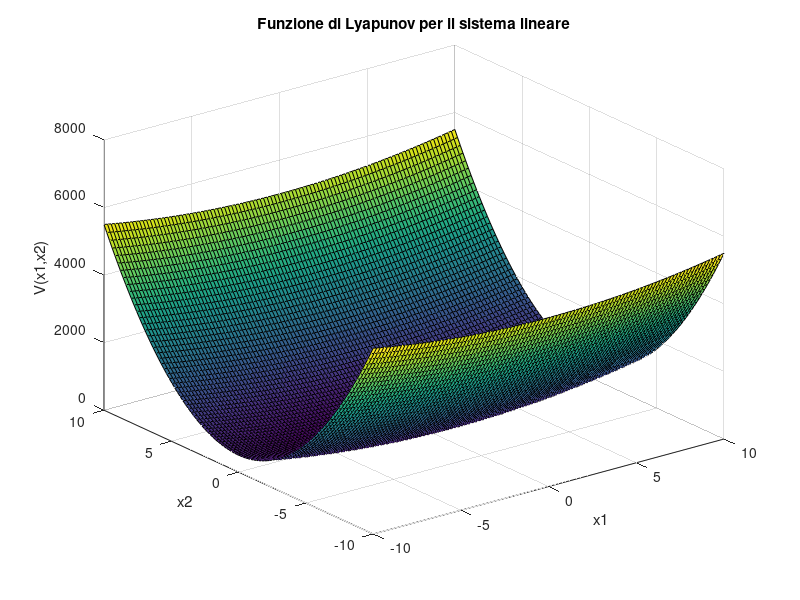

Write the MATLAB code that produced this figure. (Note: this script raises an error after producing the figure.)
%Analisi di stabilità del sistema lineare e non lineare
%massa-molla-smorzatore
close all;
clear all;
clc;

%1°caso lineare 
%Definizione parametri 

k = 10; %coefficiente di rigidità 
m = 100; %massa
b = 50; %coefficiente di smorzamento 


%Verifica della stabilità 
A = [0 1 ; -k/m -b/m];
lambda = eig(A);
disp("Autovalori del sistema lineare: ");
disp(lambda);


%Funzione di Lyapunov 
V = @(x1,x2) 0.5*k*(x1.^2) + 0.5*m*(x2.^2);

%variabili del sistema
x1 = linspace(-10,10,100);
x2 = linspace(-10,10,100);

[X1,X2] = meshgrid(x1,x2);

Z = V(X1,X2);

%Crea il grafico 3D
figure;
surf(x1, x2, Z);  % Usa surf per un grafico 3D con superfici colorate

% Aggiungi etichette agli assi e un titolo
zlim([0,8000]);
xlabel('x1');
ylabel('x2');
zlabel('V(x1,x2)');
title('Funzione di Lyapunov per il sistema lineare');

%Definizione matrice P 
P = [0.5*k 0 ; 0 0.5*m];
%Calcolo degli autovalori di P 
lambda_min = eigs(P,1,"smallestabs");
lambda_max = eigs(P,1,"largestabs");

%Definizione di delta,eps,beta 
eps = 1;
beta = lambda_min*eps^2;
delta = sqrt(lambda_min/lambda_max);

%------------------------------------------------------
%Plot dell'evoluzione dello stato 
% Definizione del sistema
sys_lineare = @(t, x) [x(2); -(b/m)*x(2) - (k/m)*x(1)];

% Condizioni iniziali (x1, x2)
condizioni_iniziali = [
    0.25, 0;    % Condizione iniziale 1
    0.5, 0.25;    % Condizione iniziale 2
    0.5, 0;    % Condizione iniziale 3
    0, 0.5;    % Condizione iniziale 4
    -0.5, +0.5;   % Condizione iniziale 5
    0, -0.5;   % Condizione iniziale 6
    -0.25, -0.25;   % Condizione iniziale 7
    0.5, -0.25    % Condizione iniziale 8
];

% Intervallo di tempo per la simulazione
tspan = [0 15];  % Da t = 0 a t = 15

% Array per memorizzare le traiettorie
traiettorie = cell(size(condizioni_iniziali, 1), 1);

% Risoluzione del sistema per ogni condizione iniziale
for i = 1:size(condizioni_iniziali, 1)
    [t, x] = ode45(sys_lineare, tspan, condizioni_iniziali(i, :));
    traiettorie{i} = x;  % Memorizza la traiettoria
end

% Creazione del grafico delle traiettorie
figure;
hold on;
for i = 1:length(traiettorie)
    plot(traiettorie{i}(:, 1), traiettorie{i}(:, 2), 'LineWidth', 2);  % Traiettoria i-esima
end
xlabel('x1');
ylabel('x2');
xlim([-1.25,1.25]);
ylim([-1,1]);
title('Traiettorie del sistema massa-molla-smorzatore lineare');
grid on;

% Creazione delle circonferenze
theta = linspace(0, 2*pi, 100);  % Angoli per disegnare le circonferenze

%Circonferenza epsilon
x_circle_epsilon = eps * cos(theta);
y_circle_epsilon = eps * sin(theta);

%Circonferenza delta
x_circle_delta = delta * cos(theta);
y_circle_delta = delta * sin(theta);

%Elisse di semiassi delta ed epsilon 
x_ellisse = delta * cos(theta);
y_ellisse = eps * sin(theta);


% Plot delle circonferenze
plot(x_circle_epsilon, y_circle_epsilon, 'g', 'LineWidth', 1.5);  % Circonferenza epsilon
plot(x_circle_delta, y_circle_delta, 'r', 'LineWidth', 1.5);      % Circonferenza delta
plot(x_ellisse,y_ellisse,'b','LineWidth',1.5);                    % Ellisse delta-epsilon


%Plot delle condizioni iniziali 
for i = 1:size(condizioni_iniziali, 1)
    plot(condizioni_iniziali(i, 1), condizioni_iniziali(i, 2), 'ko', ...
         'MarkerSize', 5, 'LineWidth', 2, 'MarkerFaceColor', 'black');
end

hold off;

%----------------------------

%2°caso non lineare
%Definizione dei parametri 

k1 = 10; %coefficiente di rigidità lineare
k2 = 1; %coefficiente di rigidità non lineare
m = 100; %massa
b1 = 50; %coefficiente di smorzamento lineare
b2 = 5; %coefficiente di smorzamento non lineare

%Funzione di Lyapunov 
V = @(x1,x2) 0.5*m*(x2.^2) + 0.5*k1*(x1.^2) + 0.25*k2*(x1.^2);

%Calcolo intersezioni con gli assi 
A = @(C) sqrt(((-0.5*k1) + sqrt((0.25*k1^2)+k2*C))/0.5*k2);
B = @(C) sqrt(2*C/m);

%Curva di livello 
C = 5; %energia
A_calc = A(C);
B_calc = B(C);

%calcolo di eps e delta 
eps = max(A_calc,B_calc);
delta= min(A_calc,B_calc);


%Rapporto tra eps e delta per grafico
C = linspace(0,10,10);
E = A(C);
D = B(C);
eps_delta_rapp = D./E;
eps_delta_rapp(1) = eps_delta_rapp(2);

figure;

plot(C,E,'r', 'LineWidth',1);
hold on;
plot(C,D,'b', 'LineWidth',1);
hold on;
plot(C,eps_delta_rapp,'g','LineWidth',1);
grid on;
legend('eps(C)', 'delta(C)', 'delta/eps(C)'); 
title('Rapporto delta e epsilon'); 
hold off;

%------------------------------------------------------
%Plot dell'evoluzione dello stato 
% Definizione del sistema
sys_non_lineare_1 = @(t, x) [x(2); -(k1/m)*x(2)-(k2/m)*(x(1).^3)-(b1/m)*(x(2).^3)-(b2/m)*x(1)];

% Intervallo di tempo per la simulazione
tspan = [0 60];  % Da t = 0 a t = 15 

% Risoluzione del sistema per ogni condizione iniziale
for i = 1:size(condizioni_iniziali, 1)
    [t, x] = ode45(sys_non_lineare_1, tspan, condizioni_iniziali(i, :));
    traiettorie{i} = x;  % Memorizza la traiettoria
end

% Creazione del grafico delle traiettorie
figure;
hold on;
for i = 1:length(traiettorie)
    plot(traiettorie{i}(:, 1), traiettorie{i}(:, 2), 'LineWidth', 2);  % Traiettoria i-esima
end
xlabel('x1');
ylabel('x2');
xlim([-1.35,1.35]);
ylim([-1,1]);
title('Traiettorie del sistema massa-molla-smorzatore non lineare CASO 1');
grid on;

% Creazione delle circonferenze
theta = linspace(0, 2*pi, 100);  % Angoli per disegnare le circonferenze

%Circonferenza epsilon
x_circle_epsilon = eps * cos(theta);
y_circle_epsilon = eps * sin(theta);

%Circonferenza delta
x_circle_delta = delta * cos(theta);
y_circle_delta = delta * sin(theta);

%Elisse di semiassi delta ed epsilon 
x_ellisse = eps * cos(theta);
y_ellisse = delta * sin(theta);


% Plot delle circonferenze
plot(x_circle_epsilon, y_circle_epsilon, 'g', 'LineWidth', 1.5);  % Circonferenza epsilon
plot(x_circle_delta, y_circle_delta, 'r', 'LineWidth', 1.5);      % Circonferenza delta
plot(x_ellisse,y_ellisse,'b','LineWidth',1.5);                    % Ellisse delta-epsilon


%Plot delle condizioni iniziali 
for i = 1:size(condizioni_iniziali, 1)
    plot(condizioni_iniziali(i, 1), condizioni_iniziali(i, 2), 'ko', ...
         'MarkerSize', 5, 'LineWidth', 2, 'MarkerFaceColor', 'black');
end

%----------------------------

%3°caso non lineare
%Definizione dei parametri 

k1 = 10; %coefficiente di rigidità lineare
k2 = 1; %coefficiente di rigidità non lineare
m = 100; %massa
b1 = 50; %coefficiente di smorzamento lineare
b2 = 5; %coefficiente di smorzamento non lineare

%Funzione di Lyapunov 
V = @(x1,x2) 0.5*m*(x2.^2) + 0.5*k1*(x1.^2) - 0.25*k2*(x1.^4);

%-------------BEGIN PLOT FUNZIONE LYAPUNOV----------------------

%variabili del sistema
x1 = linspace(-5,5,100);
x2 = linspace(-5,5,100);

[X1,X2] = meshgrid(x1,x2);

Z = V(X1,X2);

%Crea il grafico 3D
figure;
surf(x1, x2, Z);  % Usa surf per un grafico 3D con superfici colorate

% Aggiungi etichette agli assi e un titolo
zlim([-200,1400]);
xlabel('x1');
ylabel('x2');
zlabel('V(x1,x2)');
title('Funzione di Lyapunov per il sistema non lineare');

%-----------END PLOT FUNZIONE LYAPUNOV-----------------------

%Calcolo intersezioni con gli assi 
A = sqrt(k1/k2);
B = k1/sqrt(2*k2*m);

%Curva di livello 
C = (0.25*k1^2)/k2; %energia


%calcolo di eps e delta 
eps = max(A,B);
delta= min(A,B);


%------------------------------------------------------
%Plot dell'evoluzione dello stato 
% Definizione del sistema
sys_non_lineare_2 = @(t, x) [x(2); -(k1/m)*x(1)+(k2/m)*(x(1).^3)-(b1/m)*x(2)-(b2/m)*(x(2).^3)];

% Intervallo di tempo per la simulazione
tspan = [0 60];  % Da t = 0 a t = 15 

% Condizioni iniziali (x1, x2)
condizioni_iniziali = [
    0.25, 1;    % Condizione iniziale 1
    2, 0.5;    % Condizione iniziale 2
    0.75, 0.75;    % Condizione iniziale 3
    0, 0.5;    % Condizione iniziale 4
    -2, +0.5;   % Condizione iniziale 5
    0, -0.5;   % Condizione iniziale 6
    -2, 1;   % Condizione iniziale 7
    -1, -0.25    % Condizione iniziale 8
];

% Risoluzione del sistema per ogni condizione iniziale
for i = 1:size(condizioni_iniziali, 1)
    [t, x] = ode45(sys_non_lineare_2, tspan, condizioni_iniziali(i, :));
    traiettorie{i} = x;  % Memorizza la traiettoria
end

% Creazione del grafico delle traiettorie
figure;
hold on;
for i = 1:length(traiettorie)
    plot(traiettorie{i}(:, 1), traiettorie{i}(:, 2), 'LineWidth', 2);  % Traiettoria i-esima
end
xlabel('x1');
ylabel('x2');
xlim([-5,5]);
ylim([-5,5]);
title('Traiettorie del sistema massa-molla-smorzatore non lineare CASO 2');
grid on;

% Creazione delle circonferenze
theta = linspace(0, 2*pi, 100);  % Angoli per disegnare le circonferenze

%Circonferenza epsilon
x_circle_epsilon = eps * cos(theta);
y_circle_epsilon = eps * sin(theta);

%Circonferenza delta
x_circle_delta = delta * cos(theta);
y_circle_delta = delta * sin(theta);


% Plot delle circonferenze
plot(x_circle_epsilon, y_circle_epsilon, 'g', 'LineWidth', 1.5);  % Circonferenza epsilon
plot(x_circle_delta, y_circle_delta, 'r', 'LineWidth', 1.5);      % Circonferenza delta


%Plot delle condizioni iniziali 
for i = 1:size(condizioni_iniziali, 1)
    plot(condizioni_iniziali(i, 1), condizioni_iniziali(i, 2), 'ko', ...
         'MarkerSize', 5, 'LineWidth', 2, 'MarkerFaceColor', 'black');
end

%Plot linee verticali 
xline(A,'--',"LineWidth",1.5,"Color",'r');
xline(-A,'--',"LineWidth",1.5,"Color",'r');



%Coordinate
x_eq_1 = [-5, -A, 0, A , 5];
y_eq_1 = [-1, 0, B, 0,-1];
x_eq_2 = [-5, -A, 0, A , 5];
y_eq_2 = [1, 0, -B, 0, 1];

%Creazione spline
x_interp1 = linspace(min(x_eq_1), max(x_eq_1), 100);  % 100 punti interpolati
y_interp1 = interp1(x_eq_1, y_eq_1, x_interp1, 'spline');  % Interpolazione spline
x_interp2 = linspace(min(x_eq_2), max(x_eq_2), 100);  % 100 punti interpolati
y_interp2 = interp1(x_eq_2, y_eq_2, x_interp2, 'spline');  % Interpolazione spline

%Plot curva interpolata 1
plot(x_interp1, y_interp1, 'b', 'LineWidth', 2);  % Curva interpolata


%Aggiunta del testo per evidenziare livello di energia curva 1
for i = 1:length(x_eq_1)
    text(x_eq_1(i), y_eq_1(i)+0.25, "25", ...
         'HorizontalAlignment', 'center', 'FontSize', 8, 'Color', 'k');
end

%Plot curva interpolata 2
plot(x_interp2, y_interp2, 'b', 'LineWidth', 2);  % Curva interpolata

%Aggiunta del testo per evidenziare livello di energia curva 1
for i = 1:length(x_eq_2)
    text(x_eq_2(i), y_eq_2(i)-0.25, "25", ...
         'HorizontalAlignment', 'center', 'FontSize', 8, 'Color', 'k');
end


%----------------------------

%4°caso non lineare
%Definizione dei parametri 

k1 = 10; %coefficiente di rigidità lineare
k2 = 1; %coefficiente di rigidità non lineare
m = 100; %massa
b1 = 50; %coefficiente di smorzamento lineare
b2 = 5; %coefficiente di smorzamento non lineare

%Funzione di Lyapunov 
V = @(x1,x2) 0.5*m*(x2.^2) + 0.5*k1*(x1.^2) - 0.25*k2*(x1.^4);

%-------------BEGIN PLOT FUNZIONE LYAPUNOV----------------------

%variabili del sistema
x1 = linspace(-5,5,100);
x2 = linspace(-5,5,100);

[X1,X2] = meshgrid(x1,x2);

Z = V(X1,X2);

%Crea il grafico 3D
figure;
surf(x1, x2, Z);  % Usa surf per un grafico 3D con superfici colorate

% Aggiungi etichette agli assi e un titolo
zlim([-200,1400]);
xlabel('x1');
ylabel('x2');
zlabel('V(x1,x2)');
title('Funzione di Lyapunov per il sistema non lineare');

%-----------END PLOT FUNZIONE LYAPUNOV-----------------------

%Calcolo intersezioni con gli assi 
A = sqrt(k1/k2);
B = k1/sqrt(2*k2*m);

%Curva di livello 
C = (0.25*k1^2)/k2; %energia


%calcolo di eps e delta 
eps = max(A,B);
delta= min(A,B);


%------------------------------------------------------
%Plot dell'evoluzione dello stato 
% Definizione del sistema
sys_non_lineare_3 = @(t, x) [x(2); -(k1/m)*x(1)+(k2/m)*(x(1).^3)-(b1/m)*x(2)+(b2/m)*(x(2).^3)];

% Intervallo di tempo per la simulazione
tspan = [0 60];  % Da t = 0 a t = 15 

% Condizioni iniziali (x1, x2)
condizioni_iniziali = [
    0.25, 1;    % Condizione iniziale 1
    2, 0.5;    % Condizione iniziale 2
    0.75, 0.75;    % Condizione iniziale 3
    0, 0.5;    % Condizione iniziale 4
    -2, +0.5;   % Condizione iniziale 5
    0, -0.5;   % Condizione iniziale 6
    -2, 1;   % Condizione iniziale 7
    -1, -0.25    % Condizione iniziale 8
];

% Risoluzione del sistema per ogni condizione iniziale
for i = 1:size(condizioni_iniziali, 1)
    [t, x] = ode45(sys_non_lineare_3, tspan, condizioni_iniziali(i, :));
    traiettorie{i} = x;  % Memorizza la traiettoria
end

% Creazione del grafico delle traiettorie
figure;
hold on;
for i = 1:length(traiettorie)
    plot(traiettorie{i}(:, 1), traiettorie{i}(:, 2), 'LineWidth', 2);  % Traiettoria i-esima
end
xlabel('x1');
ylabel('x2');
xlim([-5,5]);
ylim([-5,5]);
title('Traiettorie del sistema massa-molla-smorzatore non lineare CASO 3');
grid on;

% Creazione delle circonferenze
theta = linspace(0, 2*pi, 100);  % Angoli per disegnare le circonferenze

%Circonferenza epsilon
x_circle_epsilon = eps * cos(theta);
y_circle_epsilon = eps * sin(theta);

%Circonferenza delta
x_circle_delta = delta * cos(theta);
y_circle_delta = delta * sin(theta);


% Plot delle circonferenze
plot(x_circle_epsilon, y_circle_epsilon, 'g', 'LineWidth', 1.5);  % Circonferenza epsilon
plot(x_circle_delta, y_circle_delta, 'r', 'LineWidth', 1.5);      % Circonferenza delta


%Plot delle condizioni iniziali 
for i = 1:size(condizioni_iniziali, 1)
    plot(condizioni_iniziali(i, 1), condizioni_iniziali(i, 2), 'ko', ...
         'MarkerSize', 5, 'LineWidth', 2, 'MarkerFaceColor', 'black');
end


%Definizione vertici 
x_vertex = [-A, A, A, -A ,-A];
y_vertex = [A, A, -A, -A, A];

%Plot area in cui è valida la condizione di LaSalle 
plot(x_vertex, y_vertex, 'r--', 'LineWidth', 2);  % Bordi del quadrato in blu

%Coordinate
x_eq_1 = [-5, -A, 0, A , 5];
y_eq_1 = [-1, 0, B, 0,-1];
x_eq_2 = [-5, -A, 0, A , 5];
y_eq_2 = [1, 0, -B, 0, 1];

%Creazione spline
x_interp1 = linspace(min(x_eq_1), max(x_eq_1), 100);  % 100 punti interpolati
y_interp1 = interp1(x_eq_1, y_eq_1, x_interp1, 'spline');  % Interpolazione spline
x_interp2 = linspace(min(x_eq_2), max(x_eq_2), 100);  % 100 punti interpolati
y_interp2 = interp1(x_eq_2, y_eq_2, x_interp2, 'spline');  % Interpolazione spline

%Plot curva interpolata 1
plot(x_interp1, y_interp1, 'b', 'LineWidth', 2);  % Curva interpolata


%Aggiunta del testo per evidenziare livello di energia curva 1
for i = 1:length(x_eq_1)
    text(x_eq_1(i), y_eq_1(i)+0.25, "25", ...
         'HorizontalAlignment', 'center', 'FontSize', 8, 'Color', 'k');
end

%Plot curva interpolata 2
plot(x_interp2, y_interp2, 'b', 'LineWidth', 2);  % Curva interpolata

%Aggiunta del testo per evidenziare livello di energia curva 1
for i = 1:length(x_eq_2)
    text(x_eq_2(i), y_eq_2(i)-0.25, "25", ...
         'HorizontalAlignment', 'center', 'FontSize', 8, 'Color', 'k');
end


%----------------------------
